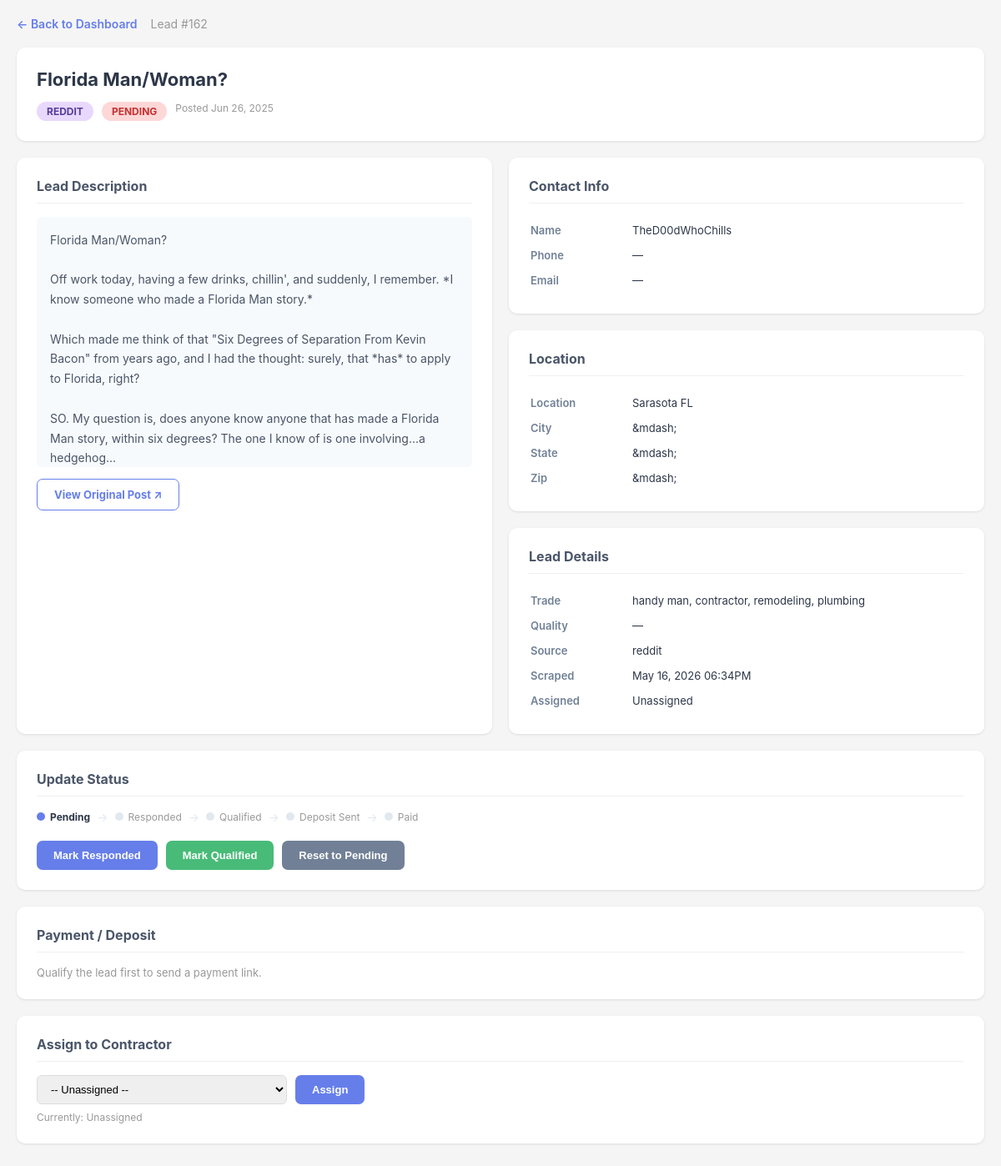
The page /lead/162 (signed in) on the database as committed earlier.
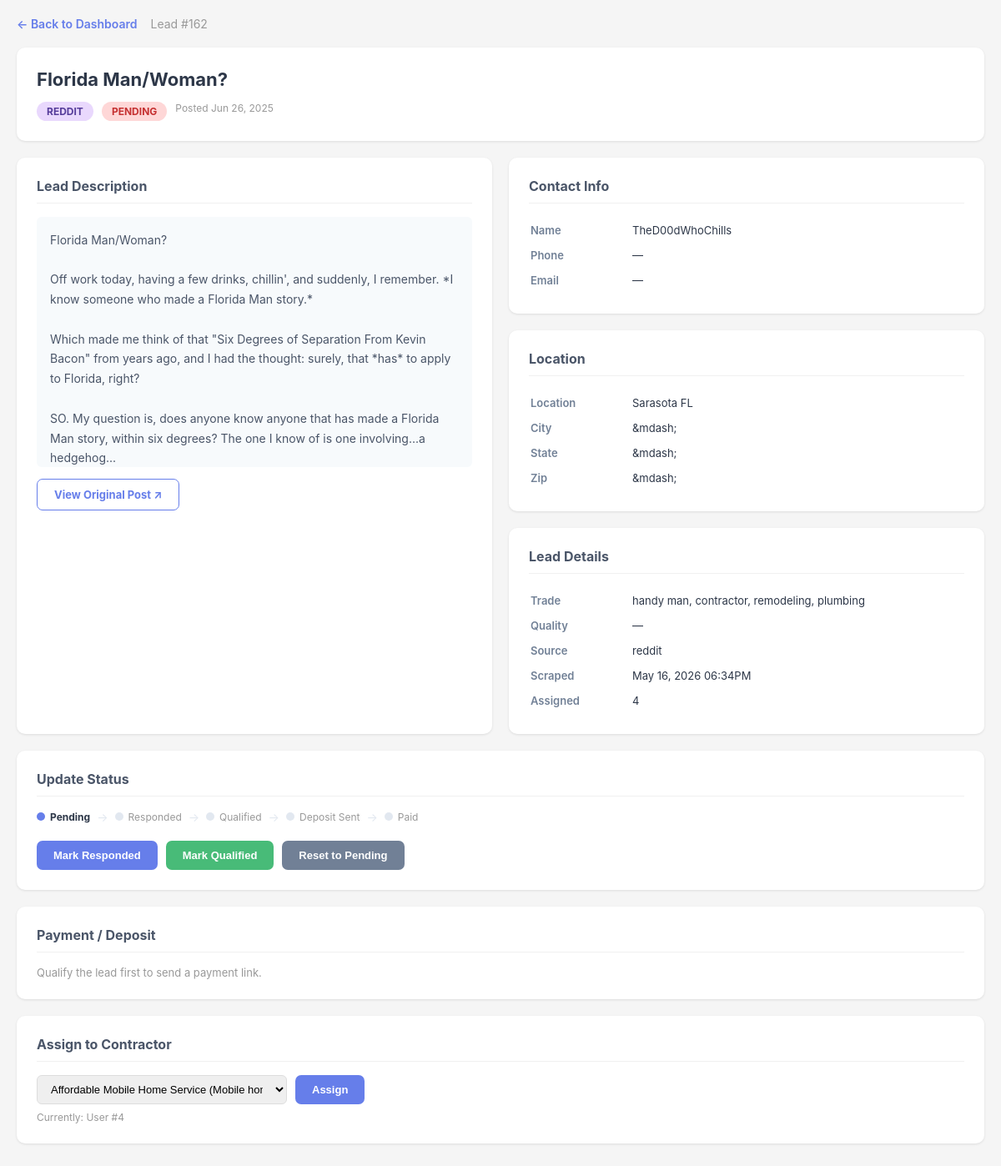
The same page on the database as committed later.
### app.py (models this page shows)
class Lead(db.Model):
    __tablename__ = "leads"
    id = db.Column(db.Integer, primary_key=True)
    source = db.Column(db.String(100), index=True)  # reddit, facebook, craigslist, duckduckgo
    source_url = db.Column(db.String(1000))
    keyword = db.Column(db.String(200), index=True)  # electrician, plumber, contractor
    title = db.Column(db.String(500))
    description = db.Column(db.Text)
    post_text = db.Column(db.Text)  # Full original post
    customer_name = db.Column(db.String(255))
    phone = db.Column(db.String(50))
    email = db.Column(db.String(255))
    location = db.Column(db.String(255), index=True)
    city = db.Column(db.String(200))
    state = db.Column(db.String(10))
    zip_code = db.Column(db.String(10))
    lat = db.Column(db.Float, index=True)
    lon = db.Column(db.Float, index=True)
    urgency = db.Column(db.String(50))  # ASAP, this week, flexible
    quality_score = db.Column(db.Float)  # AI-determined quality (0-1)
    active = db.Column(db.Boolean, default=True, index=True)
    assigned_to = db.Column(db.Integer, db.ForeignKey("user.id"), nullable=True)
    status = db.Column(db.String(50), default="new", index=True)  # new, assigned, contacted, closed
    response_status = db.Column(db.String(50), default="pending", index=True)  # pending, responded, qualified, deposit_sent, deposit_paid
    review_status = db.Column(db.String(20), default="pending", index=True)  # pending, approved, rejected
    deposit_amount = db.Column(db.Float)
    deposit_paid_at = db.Column(db.DateTime)
    deposit_payment_link = db.Column(db.String(1000))
    stripe_session_id = db.Column(db.String(255))
    posted_at = db.Column(db.DateTime)  # When customer posted
    scraped_at = db.Column(db.DateTime, default=datetime.utcnow, index=True)
    assigned_at = db.Column(db.DateTime)
    ai_processed = db.Column(db.Boolean, default=False)
    ai_extracted_data = db.Column(db.JSON)  # Full AI extraction results

### app.py (the view)
@app.route("/lead/<int:lead_id>")
@login_required
def view_lead(lead_id):
    user = User.query.get(session["user_id"])
    lead = Lead.query.get_or_404(lead_id)
    if user.email != "admin@contractor.app" and lead.assigned_to != user.id:
        return jsonify({"error": "Unauthorized"}), 403
    return render_template("lead_review.html", lead=lead, user=user)

### app.py (called while the page is built)
def login_required(f):
    @wraps(f)
    def decorated_function(*args, **kwargs):
        if "user_id" not in session:
            return redirect(url_for("login"))
        return f(*args, **kwargs)
    return decorated_function

### templates/lead_review.html (shortened to what this page needs)
<!DOCTYPE html>
<html>
<head>
</head>
<body>
<div class="topbar">
    <a href="/dashboard" class="back-btn">&#8592; Back to Dashboard</a>
    <span class="lead-id">Lead #{{ lead.id }}</span>
</div>
<div class="card">
    <div class="lead-title">{{ lead.title or 'Untitled Lead' }}</div>
    <div class="lead-meta">
        {% if lead.source %}<span class="badge source">{{ lead.source }}</span>{% endif %}
        <span class="badge {{ (lead.response_status or 'pending')|replace('_', '-') }}">
            {{ (lead.response_status or 'pending')|replace('_', ' ')|title }}
        </span>
        {% if lead.posted_at %}
            <span style="font-size:12px;color:#999">Posted {{ lead.posted_at.strftime('%b %d, %Y') }}</span>
        {% endif %}
    </div>
</div>
<div class="two-col">
    <div class="card">
        <h2>Lead Description</h2>
        {% if lead.description or lead.post_text %}
            <div class="post-text">{{ lead.post_text or lead.description }}</div>
        {% else %}
            <p style="color:#999;font-size:13px">No description available.</p>
        {% endif %}
        {% if lead.source_url %}
            <div style="margin-top:14px">
                <a href="{{ lead.source_url }}" target="_blank" class="btn btn-outline" style="text-decoration:none;display:inline-block">View Original Post &#8599;</a>
            </div>
        {% endif %}
    </div>
    <div>
        <div class="card">
            <h2>Contact Info</h2>
            <table class="info-table">
                <tr><td>Name</td><td>{{ lead.customer_name or '&mdash;' }}</td></tr>
                <tr><td>Phone</td><td>
                    {% if lead.phone %}<a href="tel:{{ lead.phone }}" style="color:#667eea">{{ lead.phone }}</a>
                    {% else %}&mdash;{% endif %}
                </td></tr>
                <tr><td>Email</td><td>
                    {% if lead.email %}<a href="mailto:{{ lead.email }}" style="color:#667eea">{{ lead.email }}</a>
                    {% else %}&mdash;{% endif %}
                </td></tr>
            </table>
        </div>
        <div class="card">
            <h2>Location</h2>
            <table class="info-table">
                <tr><td>Location</td><td>{{ lead.location or '&mdash;' }}</td></tr>
                <tr><td>City</td><td>{{ lead.city or '&mdash;' }}</td></tr>
                <tr><td>State</td><td>{{ lead.state or '&mdash;' }}</td></tr>
                <tr><td>Zip</td><td>{{ lead.zip_code or '&mdash;' }}</td></tr>
            </table>
        </div>
        <div class="card">
            <h2>Lead Details</h2>
            <table class="info-table">
                <tr><td>Trade</td><td>{{ lead.detected_trade or lead.keyword or '&mdash;' }}</td></tr>
                <tr><td>Quality</td><td>
                    {% if lead.quality_score %}{{ "%.0f"|format(lead.quality_score * 100) }}%
                    {% else %}&mdash;{% endif %}
                </td></tr>
                <tr><td>Source</td><td>{{ lead.source or '&mdash;' }}</td></tr>
                <tr><td>Scraped</td><td>{{ lead.scraped_at.strftime('%b %d, %Y %I:%M%p') if lead.scraped_at else '&mdash;' }}</td></tr>
                <tr><td>Assigned</td><td>{{ lead.assigned_to or 'Unassigned' }}</td></tr>
            </table>
        </div>
    </div>
</div>
<div class="card">
    <h2>Update Status</h2>
    <div class="status-flow" style="margin-bottom:20px">
        {% set statuses = [('pending','Pending'), ('responded','Responded'), ('qualified','Qualified'), ('deposit_sent','Deposit Sent'), ('deposit_paid','Paid')] %}
        {% set current = lead.response_status or 'pending' %}
        {% set order = ['pending','responded','qualified','deposit_sent','deposit_paid'] %}
        {% set current_idx = order.index(current) if current in order else 0 %}
        {% for val, label in statuses %}
            {% set idx = loop.index0 %}
            <div class="status-step">
                <div class="status-dot {% if idx < current_idx %}done{% elif idx == current_idx %}active{% endif %}"></div>
                <span class="status-label {% if idx == current_idx %}active{% endif %}">{{ label }}</span>
            </div>
            {% if not loop.last %}<span class="status-arrow">&#8594;</span>{% endif %}
        {% endfor %}
    </div>
    <div class="btn-row">
        {% set rs = lead.response_status or 'pending' %}
        {% if rs in ['pending'] %}
            <button class="btn btn-blue" onclick="updateStatus('responded')">Mark Responded</button>
        {% endif %}
        {% if rs in ['pending', 'responded'] %}
            <button class="btn btn-green" onclick="updateStatus('qualified')">Mark Qualified</button>
        {% endif %}
        {% if rs in ['pending', 'responded', 'qualified', 'deposit_sent'] %}
            <button class="btn btn-gray" onclick="updateStatus('pending')">Reset to Pending</button>
        {% endif %}
    </div>
</div>
<div class="card">
    <h2>Payment / Deposit</h2>
    {% if lead.response_status == 'deposit_paid' %}
        <div class="payment-box">
            <strong style="color:#276749">&#10003; Deposit Paid</strong>
            <table class="info-table" style="margin-top:10px">
                <tr><td>Amount</td><td>${{ "%.2f"|format(lead.deposit_amount or 0) }}</td></tr>
                <tr><td>Paid At</td><td>{{ lead.deposit_paid_at.strftime('%b %d, %Y %I:%M%p') if lead.deposit_paid_at else '&mdash;' }}</td></tr>
                <tr><td>Session</td><td style="font-family:monospace;font-size:11px">{{ lead.stripe_session_id or '&mdash;' }}</td></tr>
            </table>
        </div>
    {% elif lead.response_status == 'qualified' %}
        <p style="font-size:13px;color:#718096;margin-bottom:14px">Lead is qualified. Generate a Stripe payment link to collect the deposit.</p>
        <button class="btn btn-green" onclick="sendPayment()">Generate Payment Link ($50)</button>
    {% else %}
        <p style="font-size:13px;color:#999">Qualify the lead first to send a payment link.</p>
    {% endif %}
</div>
{% if user.is_admin %}
<div class="card">
    <h2>Assign to Contractor</h2>
    <div class="assign-row">
        <select id="assignSelect">
            <option value="">-- Unassigned --</option>
        </select>
        <button class="btn btn-blue" onclick="assignLead()">Assign</button>
    </div>
    <p style="font-size:12px;color:#999;margin-top:8px">
        Currently: {% if lead.assigned_to %}User #{{ lead.assigned_to }}{% else %}Unassigned{% endif %}
    </p>
</div>
{% endif %}
</body>
</html>

### templates/lead_review.html (style rules this page uses)
* { margin: 0; padding: 0; box-sizing: border-box; }
body { font-family: -apple-system, BlinkMacSystemFont, 'Segoe UI', sans-serif; background: #f5f5f5; padding: 20px; }
.topbar { display: flex; align-items: center; gap: 16px; margin-bottom: 20px; }
.back-btn { color: #667eea; text-decoration: none; font-size: 14px; font-weight: 600; }
.lead-id { color: #999; font-size: 14px; }
.card { background: white; border-radius: 10px; box-shadow: 0 1px 3px rgba(0,0,0,0.1); padding: 24px; margin-bottom: 20px; }
.card h2 { font-size: 16px; font-weight: 700; color: #4a5568; margin-bottom: 16px; padding-bottom: 10px; border-bottom: 1px solid #f0f0f0; }
.lead-title { font-size: 22px; font-weight: 700; color: #2d3748; margin-bottom: 12px; line-height: 1.3; }
.lead-meta { display: flex; flex-wrap: wrap; gap: 10px; }
.badge { display: inline-block; padding: 4px 12px; border-radius: 12px; font-size: 12px; font-weight: 700; text-transform: uppercase; }
.badge.source { background: #e9d8fd; color: #553c9a; }
.badge.pending { background: #fed7d7; color: #c53030; }
.two-col { display: grid; grid-template-columns: 1fr 1fr; gap: 20px; }
.info-table { width: 100%; }
.info-table tr td:first-child { color: #718096; font-size: 13px; font-weight: 600; padding: 6px 0; width: 120px; }
.info-table tr td:last-child { font-size: 13px; color: #2d3748; padding: 6px 0; }
.post-text { font-size: 14px; line-height: 1.7; color: #4a5568; white-space: pre-wrap; max-height: 300px; overflow-y: auto; background: #f7fafc; padding: 16px; border-radius: 6px; }
.status-flow { display: flex; align-items: center; flex-wrap: wrap; gap: 8px; margin-bottom: 20px; }
.status-step { display: flex; align-items: center; gap: 6px; }
.status-dot { width: 10px; height: 10px; border-radius: 50%; background: #e2e8f0; }
.status-dot.active { background: #667eea; }
.status-label { font-size: 12px; color: #999; }
.status-label.active { font-weight: 700; color: #2d3748; }
.status-arrow { color: #e2e8f0; font-size: 14px; }
.btn-row { display: flex; flex-wrap: wrap; gap: 10px; }
.btn { padding: 10px 20px; border: none; border-radius: 7px; cursor: pointer; font-size: 13px; font-weight: 700; }
.btn-blue { background: #667eea; color: white; }
.btn-green { background: #48bb78; color: white; }
.btn-gray { background: #718096; color: white; }
.btn-outline { background: white; border: 1px solid #667eea; color: #667eea; }
.assign-row { display: flex; align-items: center; gap: 10px; }
.assign-row select { padding: 8px 12px; border: 1px solid #ddd; border-radius: 6px; font-size: 13px; flex: 1; max-width: 300px; }

Rows that differ between the two databases and show on the page:
changed Lead "Florida Man/Woman?": assigned_to "Unassigned" → "4"; assigned_to (not shown) → "4"
Other text that changed with them:
form field value: "-- Unassigned --" → "Affordable Mobile Home Service (Mobile homes installer )"
text no longer shown: "Unassigned"
text now shown: "User #"
